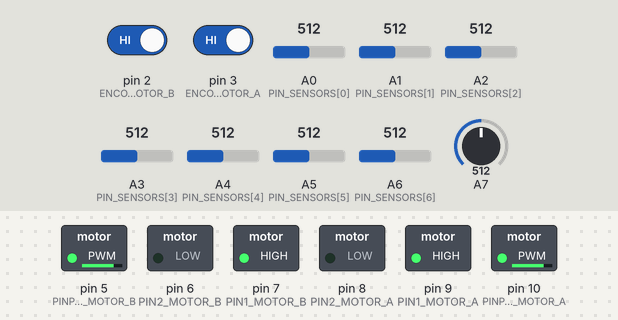
Recording of a sketch running on a simulated Arduino Nano, built with avr-gcc and run on an emulated ATmega328P. On the bench: switched loads named in the sketch (green lamp = pin HIGH). The inputs (shaded band) are chosen by the test bench; at power-on: A7 = 512, A1 (PIN_SENSORS[1]) = 512, pin 2 (ENCODER1_MOTOR_B) HIGH, pin 3 (ENCODER1_MOTOR_A) HIGH, A0 (PIN_SENSORS[0]) = 512, A2 (PIN_SENSORS[2]) = 512, A3 (PIN_SENSORS[3]) = 512, A4 (PIN_SENSORS[4]) = 512, A5 (PIN_SENSORS[5]) = 512, A6 (PIN_SENSORS[6]) = 512. What the sketch prints to the serial monitor is not drawn.

Above: at 1.2 s.
1.3 s: A7 set to 738
2.8 s: A7 set to 758
At 3.5 s:
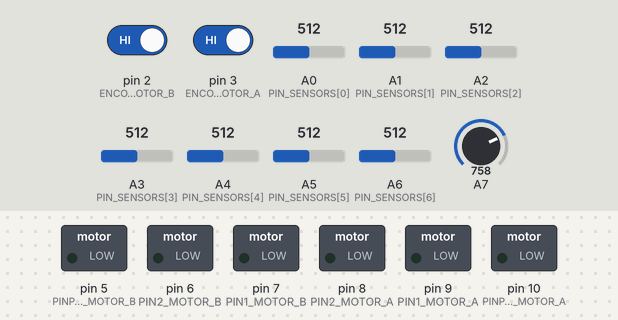
4.5 s: A1 (PIN_SENSORS[1]) set to 741
6.0 s: A1 (PIN_SENSORS[1]) set to 757
At 7.3 s:
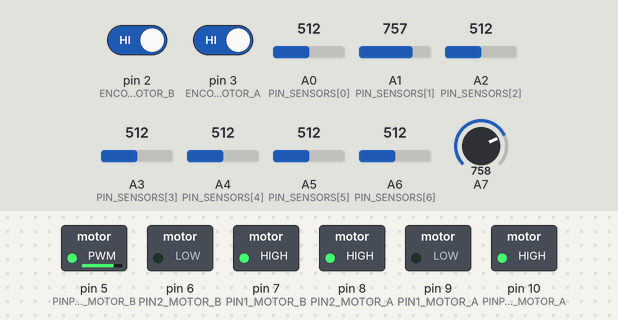
Timing chart, 0 to 20.3 s (numbered marks = the images above; inputs shaded):
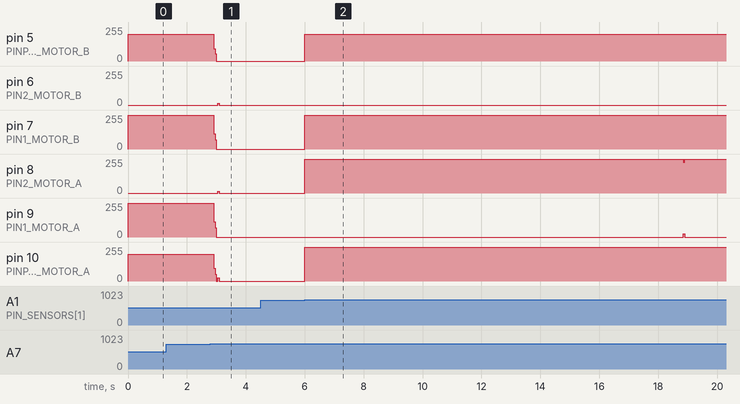

Measured:
- the behaviour switches between 749 and 750 on A7 (found by bisection; images 0 and 1)
- the behaviour switches between 750 and 751 on A1 (PIN_SENSORS[1]) (found by bisection; images 1 and 2)
- after the input at 1.3 s, every drawn part: stays the same
- after the input at 2.8 s, pin 5 (PINPWM_MOTOR_B), pin 10 (PINPWM_MOTOR_A): 200/255 → 0/255 after 0.11 s; pin 6 (PIN2_MOTOR_B), pin 8 (PIN2_MOTOR_A): 0/255 → 13/255 after 0.25 s, → 0/255 0.04 s later; pin 7 (PIN1_MOTOR_B), pin 9 (PIN1_MOTOR_A): 255/255 → 0/255 after 0.11 s
- after the input at 4.5 s, every drawn part: stays the same
- after the input at 6.0 s, pin 8 (PIN2_MOTOR_A): 0/255 → 255/255 at once

The sketch:

SeguidorNRL.ino
```cpp
//#include <MotorEncoderNRL.h>
#include "defines.h"
#include "NADA.h"

int erro = 0;
int erroAnterior = 0;
int indexCurva = 0, auxCurva = 0, marcador = 0 ;

void setup() {
	Serial.begin(115200);
	Serial.println("Setup");
 	setupPins();
}

void loop() {
	MA.updateVel();
	MB.updateVel();
	//Serial.println(MA.encod.getDist());
	//delay(50);
	int acao = calculatePID();
	MA.vel_ref = VEL_MAX + acao;
	MB.vel_ref = VEL_MAX - acao;

	identificaCurva();
	inicio_fim();
}
void ajusteVelocidade(){
	VEL_MAX = VEL_CURVA[indexCurva];
}

void inicio_fim(){
	int valueSensor = 0;
	if(analogRead(PIN_SENSORS[7]) <LIMIAR_SENSOR) valueSensor = 1;
	else valueSensor = 0;
    if (valueSensor == 1 && auxCurva == 0) {
        marcador = marcador + 1;
    	auxCurva = 1;
    	//Serial.println(indexCurva);
    	if(marcador == 2){
    		MA.vel_ref = 0;
			MB.vel_ref = 0;
    	}
    }
    else if (valueSensor == 0)
    	auxCurva = 0;
}

void identificaCurva(){
	int valueSensor = 0;
	if(analogRead(PIN_SENSORS[0]) < LIMIAR_SENSOR) valueSensor = 1;
	else valueSensor = 0;
    if (valueSensor == 1 && auxCurva == 0) {
    	indexCurva = indexCurva + 1;
    	auxCurva = 1;
    	//Serial.println(indexCurva);
    }
    else if (valueSensor == 0)
    	auxCurva = 0;

    ajusteVelocidade();
}

int calculatePID() {
	int acao, erro = getError();
    int P = erro;
    int I = I + erro;
    int D = erro - erroAnterior;
    acao = (KP*P) + (KI*I) + (KD*D);
	//acao = erro*KP;
    erroAnterior = erro;
	return acao;
}


int getError() {
		/*
		* 1 0 0 0 0
		* 1 1 0 0 0
		* 0 1 0 0 0
		* 0 1 1 0 0
		* 0 0 1 0 0
		* 0 0 1 1 0
		* 0 0 0 1 0
		* 0 0 0 1 1
		* 0 0 0 0 1
		*/

	int valueSensores[7];

	for(int i=0; i<7; i++)
	if(analogRead(PIN_SENSORS[i]) > LIMIAR_SENSOR) valueSensores[i] = 1;
	else valueSensores[i] = 0;

	if     (valueSensores[1]==1 && valueSensores[2]==0 && valueSensores[3]==0 && valueSensores[4]==0 && valueSensores[5]==0) erro = -4;
	else if(valueSensores[1]==1 && valueSensores[2]==1 && valueSensores[3]==0 && valueSensores[4]==0 && valueSensores[5]==0) erro = -3;
	else if(valueSensores[1]==0 && valueSensores[2]==1 && valueSensores[3]==0 && valueSensores[4]==0 && valueSensores[5]==0) erro = -2;
	else if(valueSensores[1]==0 && valueSensores[2]==1 && valueSensores[3]==1 && valueSensores[4]==0 && valueSensores[5]==0) erro = -1;
	else if(valueSensores[1]==0 && valueSensores[2]==0 && valueSensores[3]==1 && valueSensores[4]==0 && valueSensores[5]==0) erro =  0;
	else if(valueSensores[1]==0 && valueSensores[2]==0 && valueSensores[3]==1 && valueSensores[4]==1 && valueSensores[5]==0) erro =  1;
	else if(valueSensores[1]==0 && valueSensores[2]==0 && valueSensores[3]==0 && valueSensores[4]==1 && valueSensores[5]==0) erro =  2;
	else if(valueSensores[1]==0 && valueSensores[2]==0 && valueSensores[3]==0 && valueSensores[4]==1 && valueSensores[5]==1) erro =  3;
	else if(valueSensores[1]==0 && valueSensores[2]==0 && valueSensores[3]==0 && valueSensores[4]==0 && valueSensores[5]==1) erro =  4;

	return erro;
}

void setupPins() {
	pinMode(PIN1_MOTOR_A, OUTPUT);
	pinMode(PIN2_MOTOR_A, OUTPUT);
	pinMode(PINPWM_MOTOR_A, OUTPUT);
	pinMode(ENCODER1_MOTOR_A, INPUT);
	pinMode(ENCODER2_MOTOR_A, INPUT);
	pinMode(PIN1_MOTOR_B, OUTPUT);
	pinMode(PIN2_MOTOR_B, OUTPUT);
	pinMode(PINPWM_MOTOR_B, OUTPUT);
	pinMode(ENCODER1_MOTOR_B, INPUT);
	pinMode(ENCODER2_MOTOR_B, INPUT);

	for(int i=0;i<7;i++)
		pinMode(PIN_SENSORS[i], INPUT);

	attachInterrupt(digitalPinToInterrupt(ENCODER1_MOTOR_A), pulsoContA, RISING);
	attachInterrupt(digitalPinToInterrupt(ENCODER1_MOTOR_B), pulsoContB, RISING);

	MA.setupPins(PIN1_MOTOR_A, PIN2_MOTOR_A, PINPWM_MOTOR_A);
	MB.setupPins(PIN1_MOTOR_B, PIN2_MOTOR_B, PINPWM_MOTOR_B);
}
```

NADA.h
```cpp
struct Motor {
  int pin_1;
  int pin_2;
  int pin_PWM;

  long posicao;

  int dist_p_pulso = (40 * 3.14)/15; //mm por pulso  - 80mm de diametro da roda

  int pulsos = 0;
  unsigned int pulso_time = 0; //Em ms
  unsigned int pulso_dt = 0; //Em ms

  int vel_ref = 0;

  long getVel() {
    if (pulso_dt <= 0  || (millis() - pulso_time) > 900)
      return 0;
    return ((1000L * dist_p_pulso / pulso_dt) );
  }

  void updateVel() {
    //digitalWrite(PINMOTOR,vel_ref);
    long vel_atual = getVel();
    long erro = vel_ref - vel_atual;
    //if(vel_ref > 0) erro = vel_ref - vel_atual;
    //else erro = vel_atual - vel_ref;
    //Serial.print("Erro: ");
    //Serial.println(erro);
    long acao = 1*erro;

    //Serial.println(acao);

    //Zona morta
    if (abs(acao) >= 30) {
      //acao += 30;
      if (acao > 0) { // Inverter Ponte H
        digitalWrite(pin_1, HIGH);
        digitalWrite(pin_2, LOW);
      }
      else {
        //acao = -acao;
        digitalWrite(pin_1, LOW);
        digitalWrite(pin_2, HIGH);
      }
      //Saturação
      acao = acao > 200 ? 200 : acao;
      analogWrite(pin_PWM, acao);
    }
    else {
      digitalWrite(pin_1, LOW);
      digitalWrite(pin_2, LOW);
      digitalWrite(pin_PWM, 0);
    }

    if(vel_ref==0){
      digitalWrite(pin_1, LOW);
      digitalWrite(pin_2, LOW);
      digitalWrite(pin_PWM, 0);
    }
  }

  void setupPins(int p1, int p2, int pwm) {
    pin_1 = p1;
    pin_2 = p2;
    pin_PWM = pwm;

    pinMode(pin_1, OUTPUT);
    pinMode(pin_2, OUTPUT);
    pinMode(pin_PWM, OUTPUT);

    digitalWrite(pin_1, LOW);
    digitalWrite(pin_2, LOW);
    digitalWrite(pin_PWM, LOW);
  }
};

struct Motor MA;
struct Motor MB;

void pulsoContA() {
  MA.pulso_dt =  millis() - MA.pulso_time;
  MA.pulso_time = millis();
  MA.pulsos++;
  MA.posicao++;
}

void pulsoContB() {
  MB.pulso_dt =  millis() - MB.pulso_time;
  MB.pulso_time = millis();
  MB.pulsos++;
  MB.posicao++;
}
```

defines.h
```cpp
#define COR_LINHA 1 // 0 para linha preta e 1 para linha branca

#define SEGUINDO 1 //
#define PARADO 0 //
int STATUS = PARADO;


#define PIN1_MOTOR_A 9
#define PIN2_MOTOR_A 8
#define PINPWM_MOTOR_A 10
#define ENCODER1_MOTOR_A 3
#define ENCODER2_MOTOR_A 3
#define PIN1_MOTOR_B 7
#define PIN2_MOTOR_B 6
#define PINPWM_MOTOR_B 5
#define ENCODER1_MOTOR_B 2
#define ENCODER2_MOTOR_B 2

#define LIMIAR_SENSOR 750
int PIN_SENSORS[7]={A0,A1,A2,A3,A4,A5,A6};

int VEL_MAX = 2000;

#define KP 600
#define KI 150
#define KD 600

#define DIST_PULSO (42 * PI)/15

#define NUM_CRUZAMENTO 14
#define NUM_SEGMENTOS 51
int VEL_CURVA[(NUM_SEGMENTOS)] = { 1000,  // 0
							       600,   // 1
						           600,  // 2
							       600,  // 3
						  	       600,  // 4
							       600,  // 5
							       600,  // 6
							       800,   // 7
							       800,  // 8
							       1000,   // 9
							       600,   // 10
							       1000,   // 11
							       1000,  //12
							       1000,  //13
							       800,  //14
							       1000,  //15
							       1000,     //16
							       1000,     //17
							       800,     //18
							       1000,    //19
							       1000,    //20
							       1000,    //21
							       800,    //22
							       1000,    //23
							       1000,     //24
							       1000,     //25
							       600,     //26
							       600,	//27
							       800,		//28
							       800,		//29
							       600,		//30
							       1000,	//31
							       1000,		//32
							       1000, 	//33
							       1000,	//34
							       800,	//35
							       600,	//36
							       600,	//37
							       600,     //38
							       1000,		//39
							       1000,		//40
							       600,		//41
							       600,		//42
							       1000,    //43
							       600,    //44
							       1000,     //45
							       200,		//46
							       200,		//47
							       200,	//48
							       200,		//49
							       200		//50
};
```
